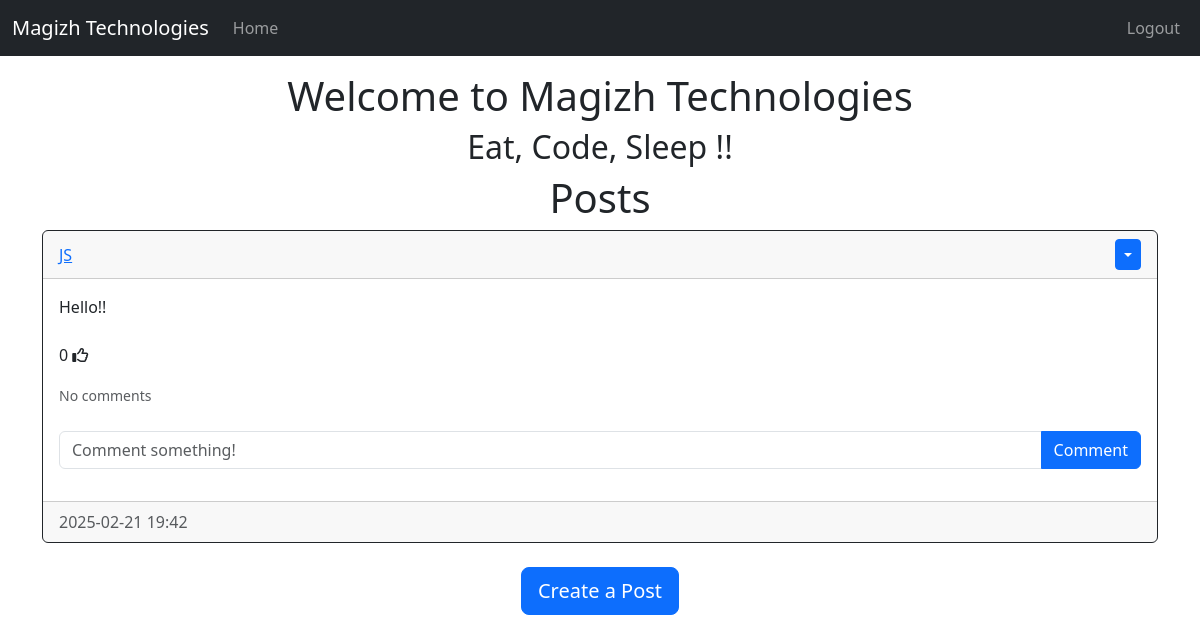
The page /home (signed in) on the database as committed earlier.
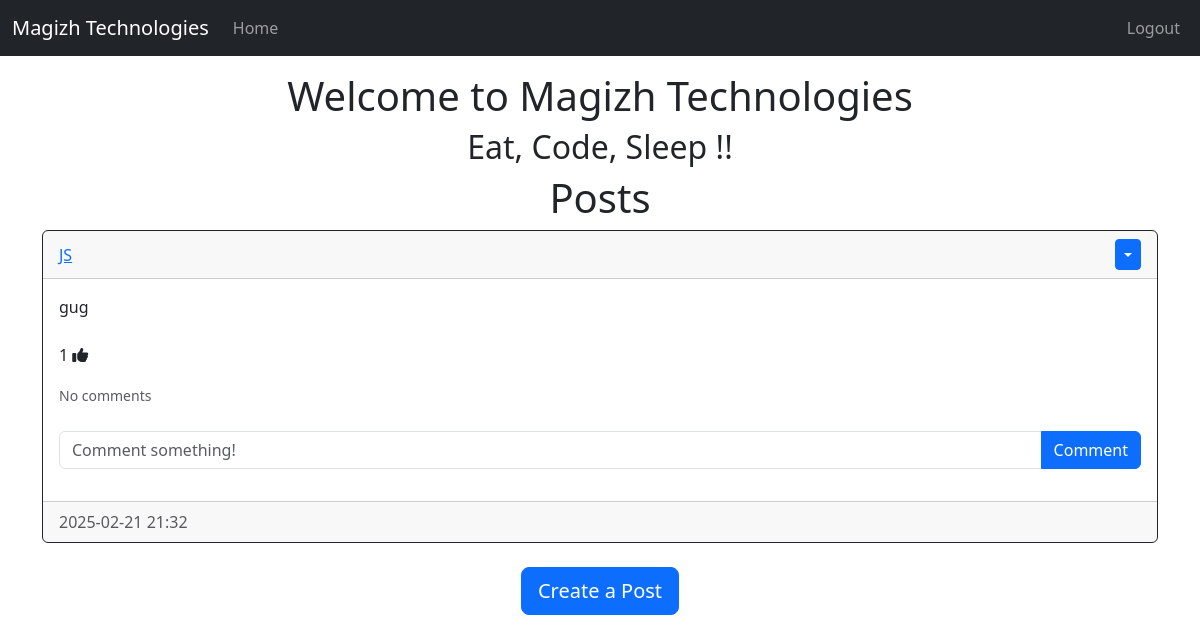
The same page on the database as committed later.
### website/models.py (models this page shows)
class Post(db.Model):
    id = db.Column(db.Integer, primary_key=True)
    text = db.Column(db.Text, nullable=False)
    date_created = db.Column(db.DateTime(timezone=True), default=func.now())
    author = db.Column(db.Integer, db.ForeignKey(
        'user.id', ondelete="CASCADE"), nullable=False)
    comments = db.relationship('Comment', backref='post', passive_deletes=True)
    likes = db.relationship('Like', backref='post', passive_deletes=True)

class User(db.Model, UserMixin):
    id = db.Column(db.Integer, primary_key=True)
    email = db.Column(db.String(150), unique=True)
    username = db.Column(db.String(150), unique=True)
    password = db.Column(db.String(150))
    date_created = db.Column(db.DateTime(timezone=True), default=func.now())
    posts = db.relationship('Post', backref='user', passive_deletes=True)
    comments = db.relationship('Comment', backref='user', passive_deletes=True)
    likes = db.relationship('Like', backref='user', passive_deletes=True)

### website/views.py (the view)
@views.route("/")
@views.route("/home")
def home():
    if not current_user.is_authenticated:
        return render_template("home.html", user=current_user, posts=[])
    posts = Post.query.all()
    return render_template("home.html", user=current_user, posts=posts)

### website/__init__.py (called while the page is built)
def create_app():
    app = Flask(__name__)
    app.config['SECRET_KEY'] = "helloworld"
    app.config['SQLALCHEMY_DATABASE_URI'] = f'sqlite:///{DB_NAME}'
    app.config['WTF_CSRF_ENABLED'] = False  # Disable CSRF for now
    db.init_app(app)
    from .views import views
    from .auth import auth
    app.register_blueprint(views, url_prefix="/")
    app.register_blueprint(auth, url_prefix="/")
    from .models import User, Post, Comment, Like
    with app.app_context():
        create_database()
    login_manager = LoginManager()
    login_manager.login_view = "auth.login"
    login_manager.init_app(app)
    @login_manager.user_loader
    def load_user(id):
        return User.query.get(int(id))
    return app

### website/templates/home.html (shortened to what this page needs)
{% extends "base.html" %}
{% block content %}
<h1 align="center">Welcome to Magizh Technologies</h1>
<h2 align="center">Eat, Code, Sleep !!</h2>
{% if user.is_authenticated %}
<h1 align="center">Posts</h1>
<div id="posts">
    {% for post in posts %}
    <div class="card border-dark">
        <div class="card-header d-flex justify-content-between align-items-center">
            <a href="/posts/{{post.user.username}}">{{post.user.username}}</a>
            {% if user.id == post.author %}
            <div class="btn-group">
                <button type="button" class="btn btn-sm btn-primary dropdown-toggle" data-bs-toggle="dropdown"></button>
            </div>
            {% endif %}
        </div>
        <div class="card-body">
            <div class="card-text">{{post.text}}</div>
            <br/>
            <div class="d-flex justify-content-between align-items-center">
                <div>
                    <span id="likes-count-{{post.id}}">{{ post.likes|length }}</span>
                    {% if user.id in post.likes|map(attribute='author')|list %}
                    <i class="fas fa-thumbs-up" id="like-button-{{post.id}}" onclick="like({{post.id}})" style="cursor: pointer;"></i>
                    {% else %}
                    <i class="far fa-thumbs-up" id="like-button-{{post.id}}" onclick="like({{post.id}})" style="cursor: pointer;"></i>
                    {% endif %}
                </div>
                    {% set comment_count = post.comments|length %}
            </div>
            <div class="comments mt-3">
                {% if comment_count > 0 %}
                <div class="collapse" id="comments-{{post.id}}">
                    {% for comment in post.comments %}
                    <div class="comment mb-2 d-flex justify-content-between align-items-center">
                        <div>
                            <small>
                                <a href="/posts/{{comment.user.username}}">{{comment.user.username}}</a>: {{comment.text}}
                                {% if user.id == comment.author or user.id == post.author %}
                                <a href="/delete-comment/{{comment.id}}" class="text-danger">
                                    <i class="fas fa-trash"></i>
                                </a>
                                {% endif %}
                            </small>
                        </div>
                        <small class="text-muted">{{comment.date_created.strftime('%Y-%m-%d %H:%M')}}</small>
                    </div>
                    {% endfor %}
                </div>
                {% else %}
                <small class="text-muted">No comments</small>
                {% endif %}
            </div>
            <br/>
            <form class="input-group mb-3" method="POST" action="/create-comment/{{post.id}}">
                <input type="text" id="text" name="text" class="form-control" placeholder="Comment something!"/>
                <button type="submit" class="btn btn-primary">Comment</button>
            </form>
        </div>
        <div class="card-footer text-muted">{{post.date_created.strftime('%Y-%m-%d %H:%M')}}</div>
    </div>
    <br/>
    {% endfor %}
    <div align="center">
        <a href="/create-post">
            <button type="button" class="btn btn-primary btn-lg">Create a Post</button>
        </a>
    </div>
</div>
{% endif %}
{% endblock %}

### website/templates/base.html (shortened to what this page needs)
<!DOCTYPE html>
<html lang="en">
<head>
    <link href="https://cdn.jsdelivr.net/npm/bootstrap@5.3.3/dist/css/bootstrap.min.css"
          rel="stylesheet"
>
    <link rel="stylesheet" href="https://cdnjs.cloudflare.com/ajax/libs/font-awesome/6.5.1/css/all.min.css">
</head>
<body>
    <nav class="navbar navbar-expand-lg navbar-dark bg-dark">
        <div class="container-fluid">
            <a class="navbar-brand" href="/">Magizh Technologies</a>
            <div class="collapse navbar-collapse" id="navbar">
                <div class="navbar-nav me-auto">
                    <a class="nav-item nav-link" href="/home">Home</a>
                </div>
                <div class="navbar-nav">
                    {% if user.is_authenticated %}
                    <a class="nav-item nav-link" href="/logout">Logout</a>
                    {% else %}
                    <a class="nav-item nav-link" href="/login">Login</a>
                    <a class="nav-item nav-link" href="/sign-up">Sign Up</a>
                    {% endif %}
                </div>
            </div>
        </div>
    </nav>
    <div class="container mt-3">
        {% block content %} {% endblock %}
    </div>
</body>
</html>

Rows that differ between the two databases and show on the page:
changed Post "JS": text "Hello!!" → "gug"; likes|length "0" → "1"; date_created "2025-02-21 19:42" → "2025-02-21 21:32"
